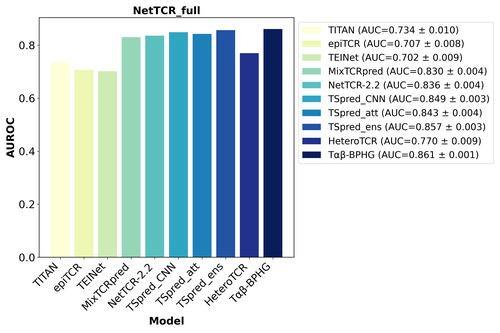
#> input picture picture_code/picture/compareNetfullAUROC.png, 500 x 333 px, shrunk from 3600 x 2400 before the run, found by its file name
$ python combineSeenpep.py
#> lines starting #> are read from the running program, lines starting #| are printed output that depends on the picture
from PIL import Image
import matplotlib.pyplot as plt

# 定义图片路径，只保留前四张图片
file_paths = [
    r'D:\xy\HeteroTCR-main\5folds_visual\picture\compareNetfullAUROC.png',
    r'D:\xy\HeteroTCR-main\5folds_visual\picture\compareNetfullAUPRC.png',
    r'D:\xy\HeteroTCR-main\5folds_visual\picture\netfullpepAUC.png',
    r'D:\xy\HeteroTCR-main\5folds_visual\picture\netfullpepAUPRC.png'
]

# 打开图片并获取尺寸
images = [Image.open(fp) for fp in file_paths]
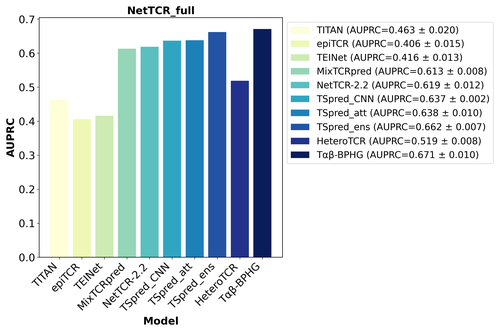
#> input picture picture_code/picture/compareNetfullAUPRC.png, 500 x 333 px, shrunk from 3600 x 2400 before the run, found by its file name
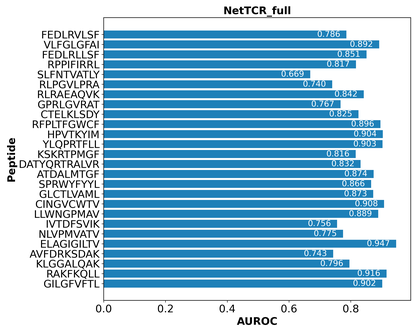
#> input picture picture_code/picture/netfullpepAUC.png, 417 x 333 px, shrunk from 3000 x 2400 before the run, found by its file name
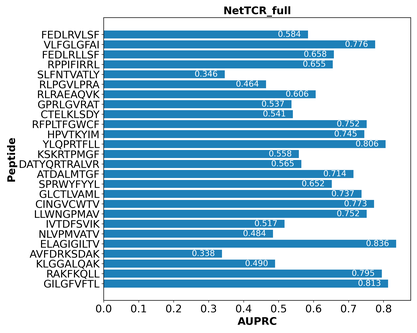
#> input picture picture_code/picture/netfullpepAUPRC.png, 417 x 333 px, shrunk from 3000 x 2400 before the run, found by its file name
#> images = 4 items
widths, heights = zip(*(img.size for img in images))
#> widths = (500, 500, 417, 417); heights = (333, 333, 333, 333)

# 计算合成图片的宽度和高度
# 第一行：前两个图片拼接
row1_width = sum(widths[:2])  # 前两张图片的宽度相加
#> row1_width = 1000
row1_height = max(heights[:2])  # 取前两张图片的最大高度
#> row1_height = 333

# 第二行：后两个图片拼接
row2_width = sum(widths[2:])  # 后两张图片的宽度相加
#> row2_width = 834
row2_height = max(heights[2:])  # 取后两张图片的最大高度
#> row2_height = 333

# 合成图片的总宽度和总高度
total_width = max(row1_width, row2_width)  # 取最大宽度
#> total_width = 1000
total_height = row1_height + row2_height  # 高度是两行的总和
#> total_height = 666

# 创建新的空白图片
combined_image = Image.new('RGB', (total_width, total_height), (255, 255, 255))
#> combined_image: PIL image 1000x666 RGB; every value is 255

# 粘贴前两张图片（第一行）
x_offset = 0
for img in images[:2]:
    combined_image.paste(img, (x_offset, 0))
    x_offset += img.width  # 更新x偏移量，确保图片在一行中依次排列
#> this loop made 2 passes
#> x_offset on passes 1 to 2: 500, 1000
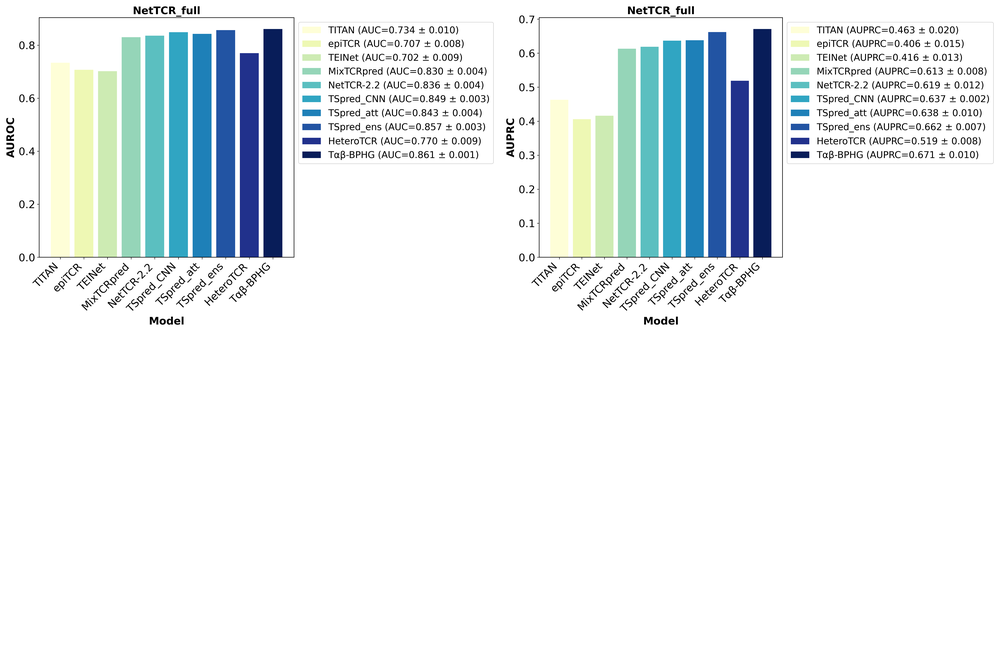
#> combined_image: PIL image 1000x666 RGB; mean R, G, B 232.5, 238.7, 240.7
#> after the loop, x_offset = 1000

# 粘贴后两张图片（第二行）
y_offset = row1_height  # 第二行的y偏移量等于第一行的高度
#> y_offset = 333
x_offset = 0  # 第二行从x=0开始
for idx, img in enumerate(images[2:]):
    if idx == 1:  # 如果是第四张图片（第二行的第二张），调整水平偏移量
        x_offset += 140  # 增加50像素的水平偏移量（可以根据需要调整数值）
    combined_image.paste(img, (x_offset, y_offset))
    x_offset += img.width  # 更新x偏移量，确保图片在第二行中依次排列
#> this loop made 2 passes
#> x_offset on passes 1 to 2: 417, 974
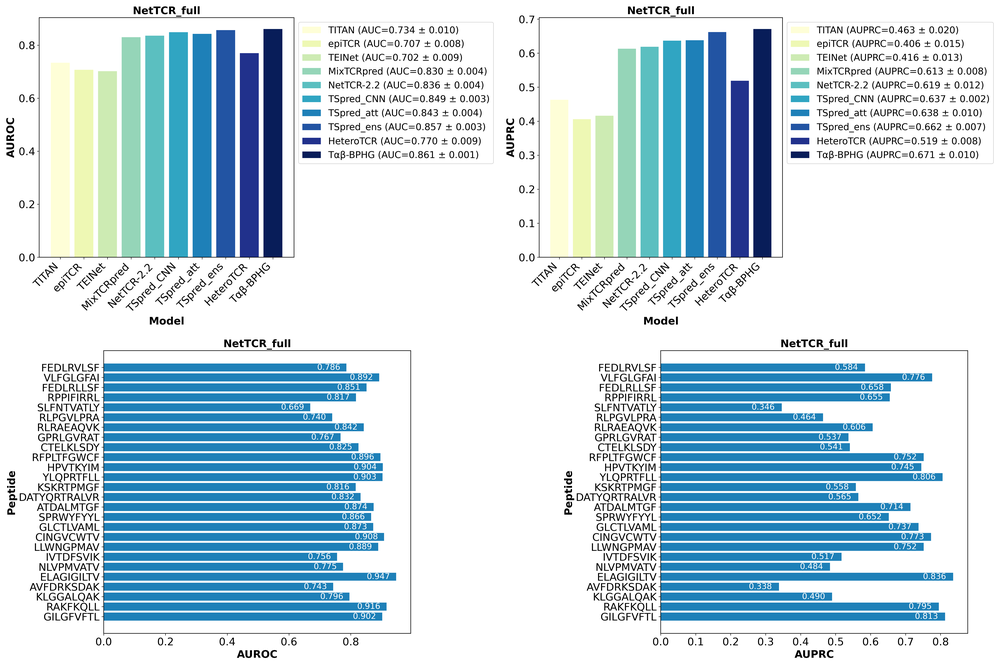
#> combined_image: PIL image 1000x666 RGB; mean R, G, B 194.9, 215.6, 225.8
#> after the loop, x_offset = 974

# 保存合并后的图片，并设置分辨率为 300 dpi
output_path = r'D:\xy\HeteroTCR-main\5folds_visual\picture\combineSeenpep.png'
combined_image.save(output_path, format='PNG', dpi=(300, 300))  # 指定 300 dpi
print(f'合并后的图片已保存至: {output_path}')

# 显示合成图片（可视化）
combined_image.show()  # 打开系统图片查看器显示图片

# 使用 matplotlib 进行可视化
plt.figure(figsize=(16, 12))
plt.imshow(combined_image)
plt.axis('off')  # 隐藏坐标轴
plt.show()
